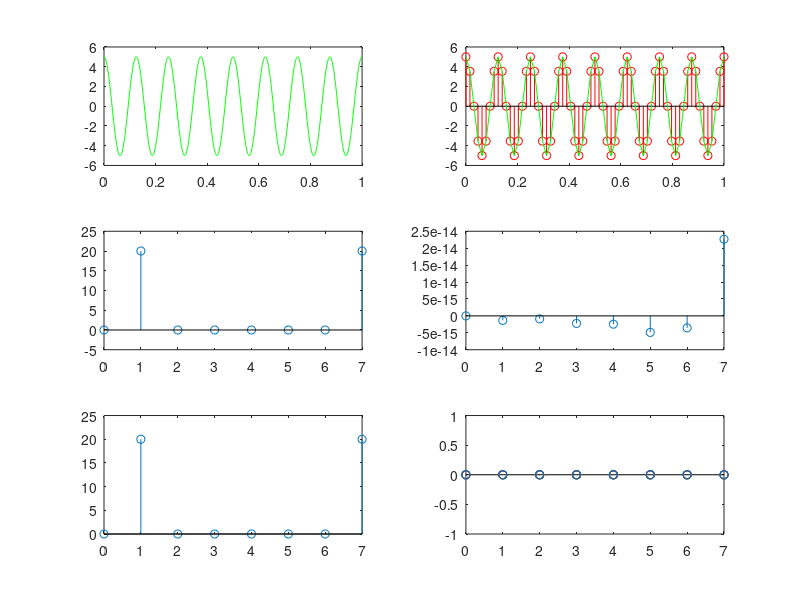
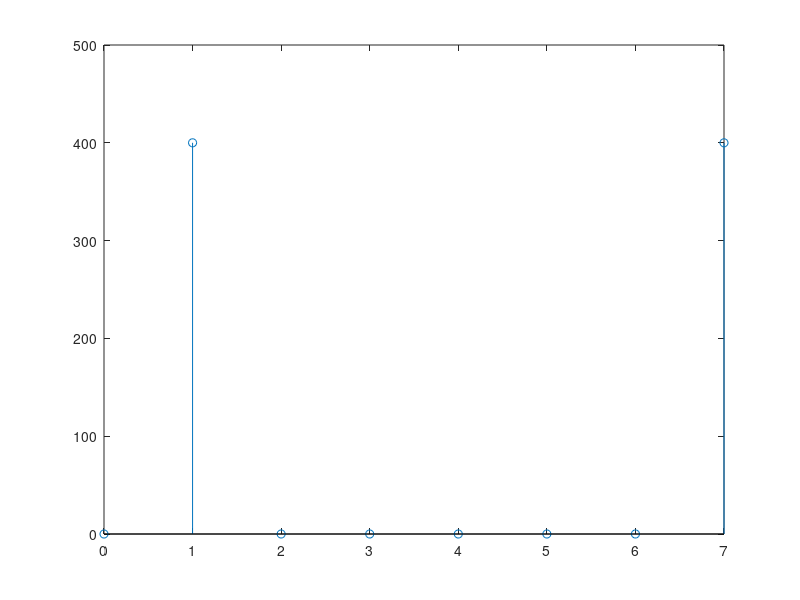
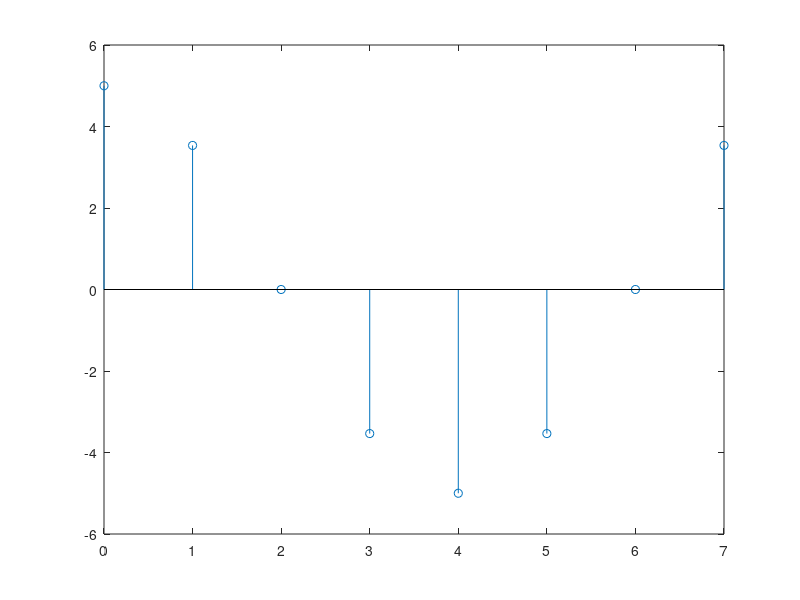

These charts were generated, in order, by the following MATLAB code:
clc;
clear all;
close all;

%% Main Signal
t=0:0.001:1;
F=8;
x=5*cos(2*pi*F*t);
subplot(3,2,1);
plot(t,x,'g');


%% Answer of b
%%Sampled signal at 200hz

fs=64;
n=0:1/fs:1;
x1=5*cos(2*pi*F*n);
subplot(3,2,2);
stem(n,x1,'r');
hold on;
subplot(3,2,2);
plot(n,x1,'g');

%%DFT
N=8;
X=zeros(N,1);

for m=1:N
  for n=1:N
    X(m) = X(m) + (x1(n) * exp(-j*2*pi*(n-1)*(m-1)/N));
  end
end
%%real part
n1=0:N-1
subplot(3,2,3);
stem(n1,real(X));

%%    Imaginary  part
subplot(3,2,4);
stem(n1,imag(X));

%%Magnitude part
subplot(3,2,5);
%%figure(2);
stem(n1,abs(X));

%%phase
a=round(real(X));
b=round(imag(X));
p=atan(b/a);
p=rad2deg(p);
subplot(3,2,6);
stem(n1,p);

%% Power spectrum
figure(2);
%%subplot(3,2,5);
%%figure(2);
stem(n1,abs(X).^2);

%%  inverse DFT
x2=zeros(N,1);
for n= 1:N
  for m=1:N
     x2(n) = x2(n) + (1/N)*(X(m) * exp(j*2*pi*(n-1)*(m-1)/N));
  endfor
end


n2=0:N-1
figure(3);
stem(n1,real(x2));

